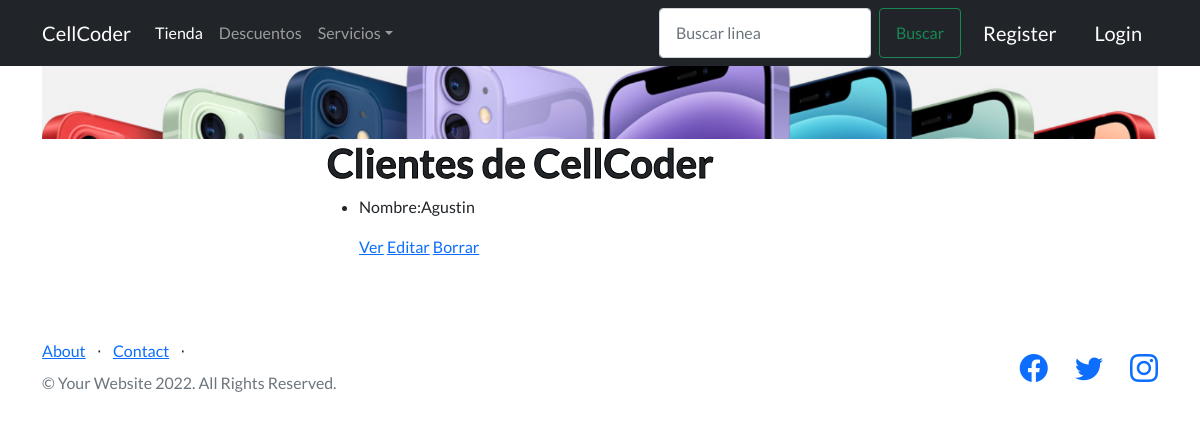
The app's page /AppFinal/cliente/list, older data.
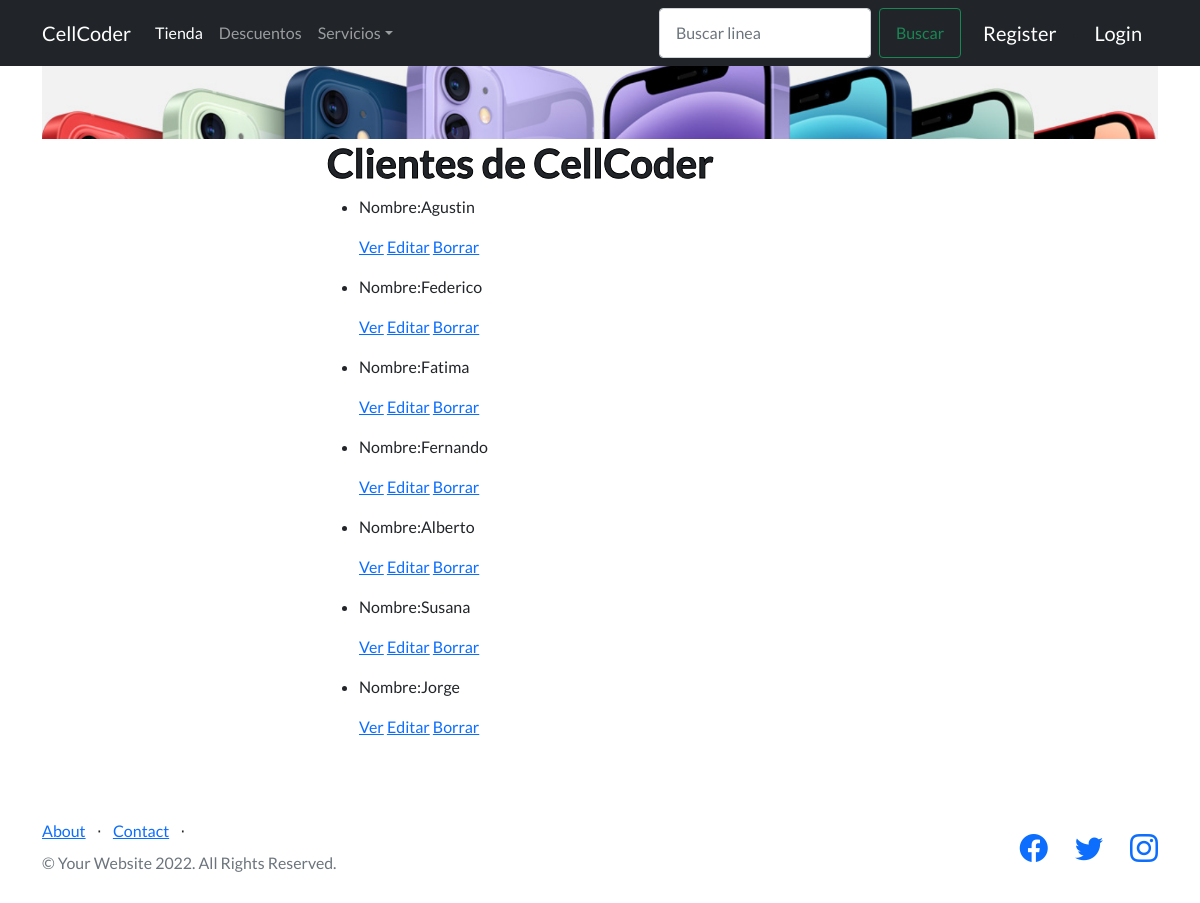
The same page, newer data.
### AppFinal/models.py (models this page shows, shortened)
class Cliente(models.Model):
    name=models.CharField(max_length=40)
    lastname=models.CharField(max_length=50)
    dni=models.IntegerField()
    fechaAlta=models.DateField()
    email=models.EmailField()

### AppFinal/views.py (the view)
# urls.py: path('cliente/list', views.ClienteList.as_view(),name='List'),
class ClienteList(ListView):
        model=Cliente
        template_name="AppFinal/cliente_list.html"

### AppFinal/templates/AppFinal/cliente_list.html
{% extends "AppFinal/padre.html" %}
        {% load static %}
{% block contenidoQueCambia %}
<center>
    <img class="container position-relative " src="{%static 'AppFinal/assets/img/este.jpg'%}" alt="...">
</center>
<div class="container position-relative">
    <div class="row justify-content-center">
        <div class="col-xl-6">
            <h1> Clientes de CellCoder </h1>
            <ul>
                {% for cliente in object_list %}
                <li>
                    <p> Nombre:{{cliente.name}}</p>
                    <p>
                        <a href="{% url 'detail' cliente.id %}">Ver</a>
                        <a href="{% url 'Edit' cliente.id %}">Editar</a>
                        <a href="{% url 'Delete' cliente.id %}">Borrar</a>
                    </p>
                </li>
                {% endfor %}
            </ul>
        </div>
    </div>
</div>
{% endblock %}

Row changes from the older to the newer data that the page shows:
added Cliente: name "Federico"
added Cliente: name "Fatima"
added Cliente: name "Fernando"
added Cliente: name "Alberto"
added Cliente: name "Susana"
added Cliente: name "Jorge"
